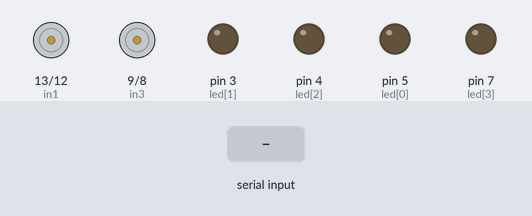
Recording of a sketch running on a simulated Arduino Uno, built with avr-gcc and run on an emulated ATmega328P. Parts: motor-driver pin pairs drawn as motors (green arrow = first pin HIGH = forward, orange = second pin HIGH = backward, longer = more drive, scaled by the enable pin), output pins drawn as LEDs (lit = HIGH). The inputs (shaded band) are chosen by the test bench.

Above: at 1.2 s.
1.3 s: "W" received over Serial
At 2.5 s:
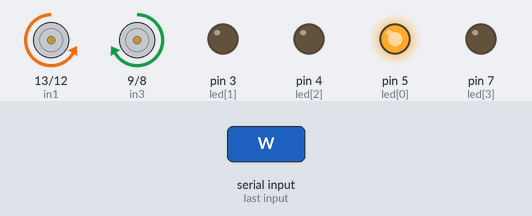
2.8 s: "D" received over Serial
At 3.7 s:
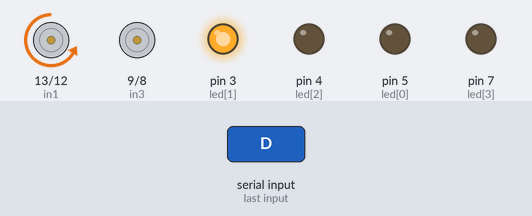
4.3 s: "A" received over Serial
At 4.8 s:
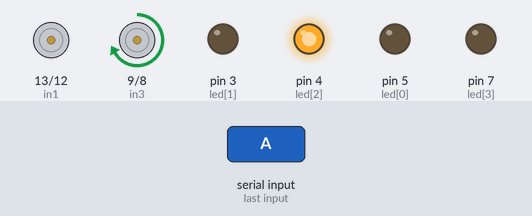
5.8 s: "S" received over Serial
At 7.0 s:
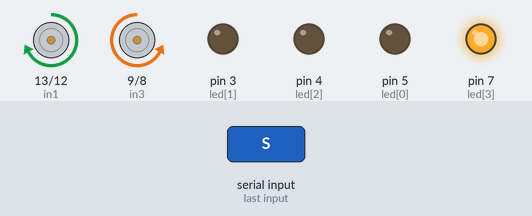
7.3 s: "X" received over Serial
At 8.3 s:
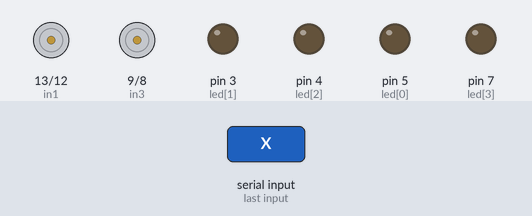
8.8 s: "W" received over Serial
At 9.4 s:
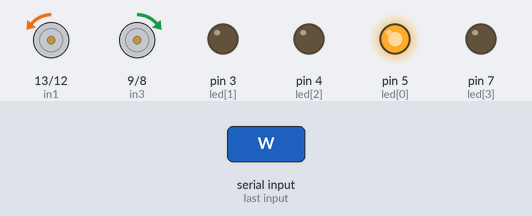
Timing chart, 0 to 11.3 s (numbered marks = the images above; inputs shaded):
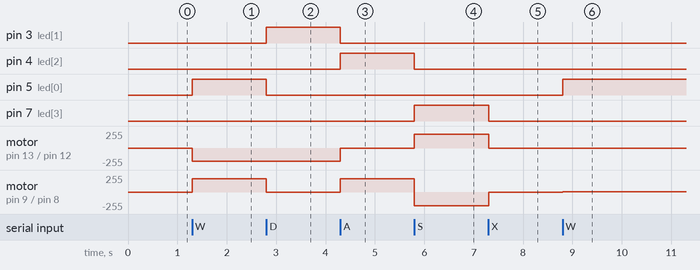

The sketch:

proyek2_ino.ino
```cpp
#include <SoftwareSerial.h>

  // motor A
int enA = 11;
int in1 = 13;    //////////
int in2 = 12;
  // motor B
int enB = 10;
int in3 = 9;
int in4 = 8;

int motorSpeed=200;

  // led
int led[]={5,3,4,7}; //////////////

int data = 0;
int val;

SoftwareSerial mySerial(A0, A1); // RX, TX

void setup() {
  // Open serial communications and wait for port to open
  // set the data rate for the SoftwareSerial port
  //  mySerial.begin(9600);             // Untuk Serial Bluetooth
  Serial.begin(9600);                 // Untuk Serial Biasa
  for(int i=0; i<4; i++){
    pinMode(led[i], OUTPUT);
  }
  pinMode(enA, OUTPUT);
  pinMode(enB, OUTPUT);
  pinMode(in1, OUTPUT);
  pinMode(in2, OUTPUT);
  pinMode(in3, OUTPUT);
  pinMode(in4, OUTPUT);
}

//  #################### FUNGSI INDIKATOR LED #####################
void ledMaju(){
  digitalWrite(led[0], 1);
  digitalWrite(led[1], 0);
  digitalWrite(led[2], 0);
  digitalWrite(led[3], 0);
}
void ledKanan(){
  digitalWrite(led[0], 0);
  digitalWrite(led[1], 0);
  digitalWrite(led[2], 1);
  digitalWrite(led[3], 0);
}
void ledKiri(){
  digitalWrite(led[0], 0);
  digitalWrite(led[1], 1);
  digitalWrite(led[2], 0);
  digitalWrite(led[3], 0);
}
void ledMundur(){
  digitalWrite(led[0], 0);
  digitalWrite(led[1], 0);
  digitalWrite(led[2], 0);
  digitalWrite(led[3], 1);
}
void ledMati(){
  digitalWrite(led[0], 0);
  digitalWrite(led[1], 0);
  digitalWrite(led[2], 0);
  digitalWrite(led[3], 0);
}

//  ####################################################################
//  #################### FUNGSI AKTIVITAS MOTOR DC #####################
void maju(){
    // Menyalakan motor A & B(maju)
    digitalWrite(in1, LOW);
    digitalWrite(in2, HIGH);
    digitalWrite(in3, HIGH);
    digitalWrite(in4, LOW);
    // set kecepatan
    analogWrite(enA, motorSpeed);
    analogWrite(enB, motorSpeed);
    ledMaju();
}

void kanan(){
    // Menyalakan motor A
    digitalWrite(in1, LOW);
    digitalWrite(in2, HIGH);
    // Mematikan motor B
    digitalWrite(in3, LOW);
    digitalWrite(in4, LOW);
    // set speed motor dc
    analogWrite(enB, motorSpeed);
    ledKiri();
}

void kiri(){
    // Mematikan motor A
    digitalWrite(in1, LOW);
    digitalWrite(in2, LOW);
    // Menyalakan motor B
    digitalWrite(in3, HIGH);
    digitalWrite(in4, LOW);
    // set speed motor dc
    analogWrite(enA, motorSpeed);
    ledKanan();
}

void mundur(){
    // Menyalakan motor A & B (mundur)
    digitalWrite(in1, HIGH);
    digitalWrite(in2, LOW);
    digitalWrite(in3, LOW);
    digitalWrite(in4, HIGH);
    // set kecepatan
    analogWrite(enA, motorSpeed);
    analogWrite(enB, motorSpeed);
    ledMundur();
}

void berhenti(){
  // Mematikan A & motor B
  digitalWrite(in1, LOW);
  digitalWrite(in2, LOW);
  digitalWrite(in3, LOW);
  digitalWrite(in4, LOW);
  ledMati();
}


void loop()
{
  // PERHATIKAN DATA YANG DIKIRIM DARI MANA?
  // PAKAI "Serial" JIKA DARI ARDUINO BIASA
  // PAKAI "mySerial" JIKA DARI BLUETOOTH
  if (Serial.available() > 0)
  {
    int data = Serial.read(); // MEMBACA DATA YANG DIKIRIM, DALAM HAL INI DARI PROCESSING
    if (data == 'W') {        // MAJU
      motorSpeed += 1;
      maju();
      val = 1;
    }

    if (data == 'D') {        // KANAN
      motorSpeed += 1;
      kanan();
      val = 2;
    }

    if (data == 'A') {        // KIRI
      motorSpeed += 1;
      kiri();
      val = 3;
    }

   if (data == 'S') {         // MUNDUR
      motorSpeed += 1;
      mundur();
      val = 4;
    }

   if (data == 'X') {         //STOP
      motorSpeed = 0;
      berhenti();
   }

// #####################  UNTUK MENGURANGI KECEPATAN MOTOR
   if (data == 'Z') {     //Mengurangi Nilai Kecepatan
      if(val == 1){
        motorSpeed -= 1;
        maju();
      }
      if(val == 2){
        motorSpeed -= 1;
        kanan();
      }
      if(val == 3){
        motorSpeed -= 1;
        kiri();
      }
      if(val == 4){
        motorSpeed -= 1;
        mundur();
      }
    }

   if (data == 'Q') {
      motorSpeed -= 1;
    }
  }
}
```

Measured:
- after the input at 1.3 s, pin 5 (led[0]): LOW → HIGH at once; motor on pin 13 (in1) / pin 12 (in2): stopped → backward 201/255 at once; motor on pin 9 (in3) / pin 8 (in4): stopped → forward 201/255 at once
- after the input at 2.8 s, pin 3 (led[1]): LOW → HIGH at once; pin 5 (led[0]): HIGH → LOW at once; motor on pin 9 (in3) / pin 8 (in4): forward 201/255 → stopped at once
- after the input at 4.3 s, pin 3 (led[1]): HIGH → LOW at once; pin 4 (led[2]): LOW → HIGH at once; motor on pin 13 (in1) / pin 12 (in2): backward 201/255 → stopped at once; motor on pin 9 (in3) / pin 8 (in4): stopped → forward 202/255 at once
- after the input at 5.8 s, pin 4 (led[2]): HIGH → LOW at once; pin 7 (led[3]): LOW → HIGH at once; motor on pin 13 (in1) / pin 12 (in2): stopped → forward 204/255 at once; motor on pin 9 (in3) / pin 8 (in4): forward 202/255 → backward 204/255 at once
- after the input at 7.3 s, pin 7 (led[3]): HIGH → LOW at once; motor on pin 13 (in1) / pin 12 (in2): forward 204/255 → stopped at once; motor on pin 9 (in3) / pin 8 (in4): backward 204/255 → stopped at once
- after the input at 8.8 s, pin 5 (led[0]): LOW → HIGH at once; motor on pin 13 (in1) / pin 12 (in2): stopped → backward 1/255 at once; motor on pin 9 (in3) / pin 8 (in4): stopped → forward 1/255 at once
